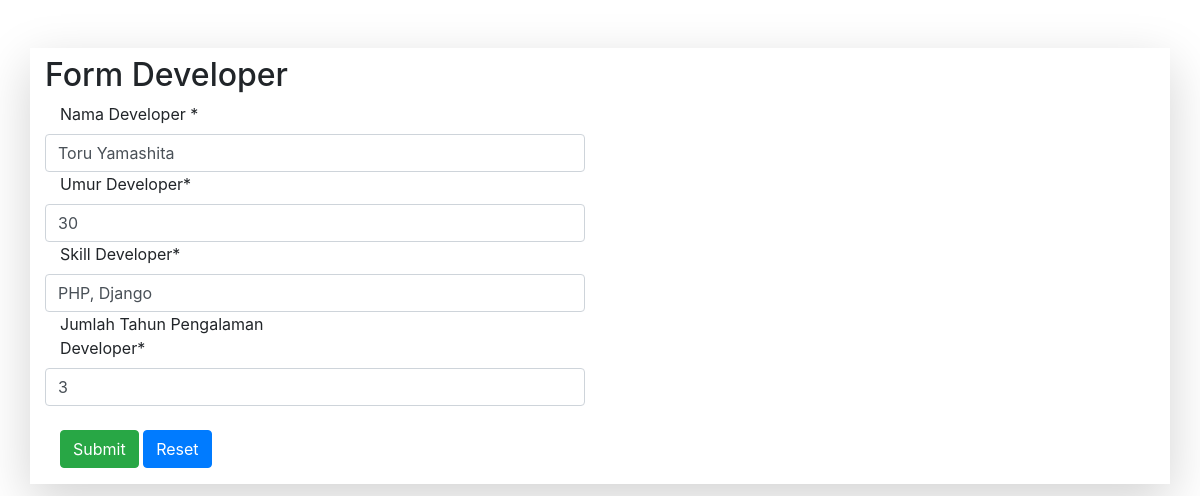
The app's page /updateDeveloper/7 with its own data.
### CrudDeveloper/models.py (models this page shows, shortened)
class Developer(models.Model):
    developerName = models.CharField(max_length=150, null=False)
    developerAge = models.CharField(max_length=200, null=False)
    developerSkill = models.CharField(max_length=150, null=False)
    developerExpYear = models.CharField(max_length=150, null=False)

### CrudDeveloper/views.py (the view)
# urls.py: path('updateDeveloper/<int:pk>', views.updateDeveloper.as_view(), name="updateDeveloper"),
class updateDeveloper(UpdateView):
    model = Developer
    fields = ['developerName', 'developerAge', 'developerSkill', 'developerExpYear']
    success_url = reverse_lazy('listDeveloper')

### CrudDeveloper/templates/CrudDeveloper/developer_form.html (shortened to what this page needs)
{% block content %}
<link rel="stylesheet" href="https://stackpath.bootstrapcdn.com/bootstrap/4.1.3/css/bootstrap.min.css">
<form method="POST" >
    <div class="container shadow-lg mt-5">
        <div class="row">
            <div class="col-md-12 col-xs-12">
                <div class="x_panel">
                    <div class="x_title mt-2">
                      <h2>Form Developer</h2>
                    </div>
                    <div class="row">
                        <div class="form-group col-md-6 mb-0">
                            <label class="control-label col-md-6 col-sm-3 col-xs-12" for="name">Nama Developer <span class="required">*</span>
                            </label>
                            <input type="text" name="developerName" class="form-control" pattern="^[^\s][\w\W]*$" autocomplete="off"
                            title="Masukkan Nama Developer." placeholder="{{ object.developerName }}" value="{{ object.developerName }}"
                            minlength="1" maxlength="50"/>
                           </div>
                    </div>
                    <div class="row">
                        <div class="form-group col-md-6 mb-0">
                            <label class="control-label col-md-6 col-sm-3 col-xs-12" for="name">Umur Developer<span class="required">*</span>
                            </label>
                            <input type="number" name="developerAge" class="form-control" pattern="[0-9]{10}"
                                       autocomplete="off"
                                       title="Masukkan Umur Developer." placeholder="{{ object.developerAge }}" value="{{ object.developerAge }}"
                                       minlength="10" maxlength="10"/>
                        </div>
                    </div>
                    <div class="row">
                        <div class="form-group col-md-6 mb-0">
                           <label class="control-label col-md-6 col-sm-3 col-xs-12" for="name">Skill Developer<span class="required">*</span>
                           </label>
                           <input type="text" name="developerSkill" title="Masukkan Skill Developer" class="form-control" placeholder="{{ object.developerSkill }}" value="{{ object.developerSkill }}"/>
                        </div>
                    </div>
                    <div class="row">
                        <div class="form-group col-md-6 mb-0">
                            <label class="control-label col-md-7 col-sm-3 col-xs-12" for="name">Jumlah Tahun Pengalaman Developer<span class="required">*</span>
                            </label>
                            <input type="number" name="developerExpYear" class="form-control" pattern="[0-9]{10}"
                                       autocomplete="off"
                                       title="Masukkan Tahun Pengalaman Developer." placeholder="{{ object.developerExpYear }}" value="{{ object.developerExpYear }}"
                                       minlength="10" maxlength="10"/>
                        </div>
                    </div>
                    <br/>
                    <div class="form-group">
                      <div class="col-md-9 col-sm-9 col-xs-12 col-md-offset-3">
                        <button type="submit" class="btn btn-success">Submit</button>
                        <button class="btn btn-primary" type="reset">Reset</button>
                      </div>
                    </div>
                </div>
            </div>
        </div>
    </div>
</form>
{% endblock %}

### records on screen
Developer: developerName "Toru Yamashita", developerAge "30", developerSkill "PHP, Django", developerExpYear "3"
